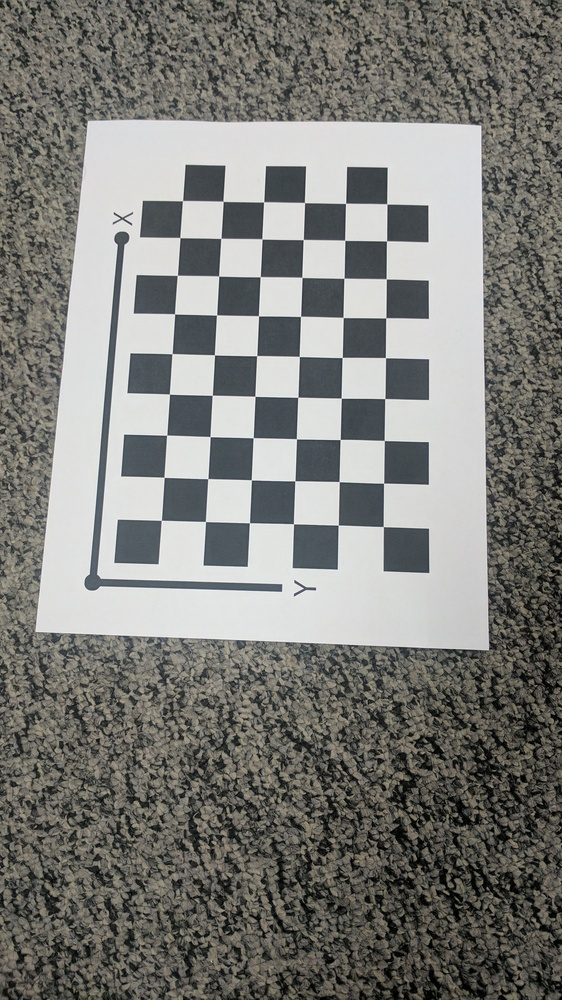
#> input picture AutoCalib/Calibration_Imgs/IMG_20170209_042606.jpg, 562 x 1000 px, shrunk from 1512 x 2688 before the run; its folder holds 4 pictures in this run
$ jupyter execute --allow-errors Calib_init.ipynb   (shell and % lines are left out)
#> lines starting #> are read from the running program, lines starting #| are printed output that depends on the picture
[cell 1]
import numpy as np
import cv2
import glob
import matplotlib.pyplot as plt
from scipy.optimize import minimize

[cell 2]
def estimateParams(objp,corners):
    v = []
    H1,_ = cv2.findHomography(objp,corners)
    H = H1.transpose()
    list = {(0,1),(0,0),(1,1)}
    for i,j in list:
        v.append([H[i,0]*H[j,0],H[i,0]*H[j,1]+ H[i,1]*H[j,0],H[i,1]*H[j,1],H[i,2]*H[j,0]+H[i,0]*H[j,2],H[i,2]*H[j,1]+H[i,1]*H[j,2],H[i,2]*H[j,2]])

    r1 = v[0]
    r2 = np.array(v[1])-np.array(v[2])


    return r1,r2,H1

[cell 3]
# termination criteria
criteria = (cv2.TERM_CRITERIA_EPS + cv2.TERM_CRITERIA_MAX_ITER, 30, 0.001)

out = np.zeros(shape=(26,6))
# prepare object points, like (0,0,0), (1,0,0), (2,0,0) ....,(6,5,0)
objp = np.zeros((6*9,3), np.float32)
objp[:,:2] = np.mgrid[0:9,0:6].T.reshape(-1,2)

# Arrays to store object points and image points from all the images.
objpoints = [] # 3d point in real world space
imgpoints = [] # 2d points in image plane.
homography =[]
images = glob.glob('Calibration_Imgs/*.jpg')
# print(len(images))
# out = []
i=0
for fname in images:
    img = cv2.imread(fname)
#> img is the input picture: shape (1000, 562, 3); mean B, G, R 121.2, 125.2, 125.3
#     print(fname)
#     gray = img
    gray = cv2.cvtColor(img,cv2.COLOR_BGR2GRAY)

    # Find the chess board corners
    ret, corners = cv2.findChessboardCorners(gray, (9,6),None)
#> ret = True; corners = 54 rows, first 8: [161.3, 520.3], [164.1, 477.3], [166.7, 435.2], [169.4, 394.1], [172.1, 353.7], [174.6, 313.9], [177.3, 275.4], [179.9, 237.6]
#     print(corners.shape)


    # If found, add object points, image points (after refining them)
    if ret == True:
        objpoints.append(objp)
        corners=corners.reshape(-1,2)
#> corners = 54 pairs, first value 161.3 to 386.8, second value 200.7 to 526.6
        corners2 = cv2.cornerSubPix(gray,corners,(11,11),(-1,-1),criteria)
#> corners2 = 54 pairs, first value 161.3 to 386.8, second value 200.6 to 526.6
        imgpoints.append(corners2)

        r1,r2,H = estimateParams(objp,corners2)
#> in estimateParams, `H1,_ = cv2.findHomography(objp,corners)`: H1 = [[4.65, 43.67, 161], [-37.78, 0.187, 520.3], [0.0109, -0.002, 1]]
#> in estimateParams, `H = H1.transpose()`: H = [[4.65, -37.78, 0.0109], [43.67, 0.187, -0.002], [161, 520.3, 1]]
#> after the loop in estimateParams, `for i,j in list:`: v = [[203, -1649, -7.07, 0.466, 0.0777, -2.18e-05], [1906.9, 16.34, 0.035, -0.175, -0.000749, 4.01e-06], [21.6, -351.2, 1427.5, 0.101, -0.822, 0.000118]]
#> in estimateParams, `r1 = v[0]`: r1 = [203, -1649, -7.07, 0.466, 0.0777, -2.18e-05]
#> in estimateParams, `r2 = np.array(v[1])-np.array(v[2])`: r2 = [1885.3, 367.6, -1427.5, -0.276, 0.821, -0.000114]
#> r1 = [203, -1649, -7.07, 0.466, 0.0777, -2.18e-05]; r2 = [1885.3, 367.6, -1427.5, -0.276, 0.821, -0.000114]; H has the same summary as H1 in estimateParams
        homography.append(H)

        out[i] = r1
        out[i+1] = r2
        i = i+2


print(out)
# [7 lines of commented-out code are left out]

[cell 4]
# [43 lines of commented-out code are left out]

u, s, vh = np.linalg.svd(out)
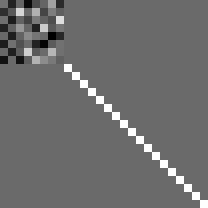
#> u: shape (26, 26) float64 (shown 8 times larger); min -0.711, max 1, mean 0.0203; drawn with min black and max white
#> s = [5802.8, 3404.7, 842.4, 1.35, 0.191, 9.36e-06]; vh = [[-0.875, -0.32, 0.362, 0.000104, -0.000569, 2.68e-07], [-0.306, 0.947, 0.0971, -0.000774, -4.4e-05, -4.17e-08], [-0.374, -0.026, -0.927, -0.000493, -0.000667, 8.91e-07], [-0.000193, 0.000769, -0.000342, 0.985, -0.174, 0.000211], [0.000807, 2.42e-05, 0.000475, -0.174, -0.985, -0.000601], [1.08e-06, 1.08e-09, 1.09e-06, -0.000312, -0.000556, 1]]
# print(s)
# print(np.argmin(s))

b = vh[5]
#> b = [1.08e-06, 1.08e-09, 1.09e-06, -0.000312, -0.000556, 1]
# print(b)
B11 = b[0]
#> B11 = 1.08e-06
B12 = b[1]
#> B12 = 1.08e-09
B22 = b[2]
#> B22 = 1.09e-06
B13 = b[3]
#> B13 = -0.000312
B23 = b[4]
#> B23 = -0.000556
B33 = b[5]
#> B33 = 1

v0 = (B12*B13 - B11*B23)/(B11*B22 - B12**2)
#> v0 = 509.2
lamda = B33 - (B13**2 + v0*(B12*B13 - B11*B23))/B11
#> lamda = 0.627

alpha = np.sqrt(lamda/B11)
#> alpha = 761.7
beta = np.sqrt(lamda*B11 /(B11*B22 - B12**2))
#> beta = 758.4
gamma = -1*B12*(alpha**2)*beta/lamda
#> gamma = -0.756
u0 = gamma*v0/beta -B13*(alpha**2)/lamda
#> u0 = 288.2


K = np.stack(([alpha,gamma,u0],[0,beta,v0],[0,0,1]))
#> K = [[761.7, -0.756, 288.2], [0, 758.4, 509.2], [0, 0, 1]]
print(K)
#| [[ 7.61688320e+02 -7.56441628e-01  2.88152294e+02]
#|  [ 0.00000000e+00  7.58426299e+02  5.09207980e+02]
#|  [ 0.00000000e+00  0.00000000e+00  1.00000000e+00]]

rmats = []
tvects = []
# print(len(homography))
#> (the rest of this cell did not finish here and is left out)
